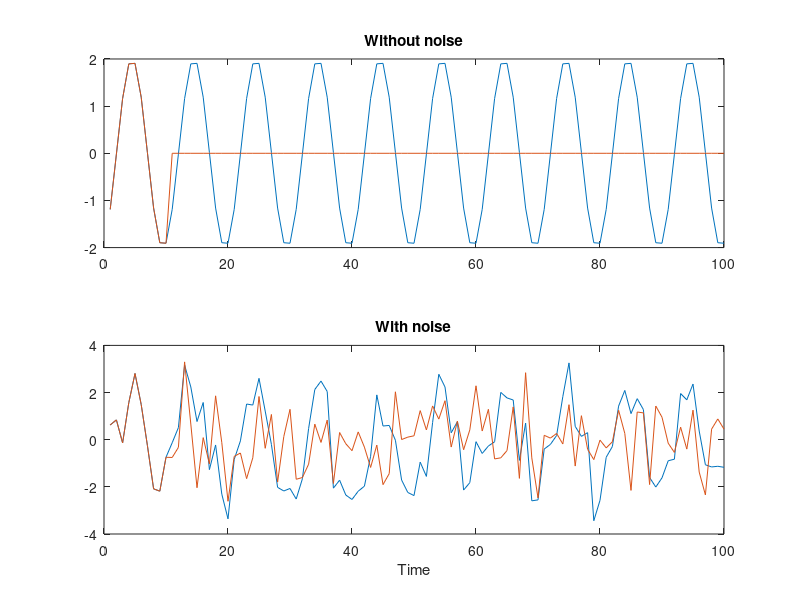

This figure's MATLAB source: (Note: this script raises an error after producing the figure.)
%
% Time series analysis
% Lund University
%
% Example code 5: why should one remove the initial samples when filtering?
%
% Reference: 
%   "An Introduction to Time Series Modeling", 4th ed, by Andreas Jakobsson
%   Studentlitteratur, 2021
%
clear;
close all;

% Simulate a sinusoidal processes.
N  = 100;
T  = 10;                                % The periodicity in the data.
w0 = 2*pi*1/T;
x  = 2 * sin( w0*(1:N)' + rand*2*pi );
w  = randn(N,1);
y  = x + w;

% Remove a periodicity of T.
AS = [1 zeros(1, T-1) -1];
z1 = filter(AS, 1, y);
z2 = filter(AS, 1, x);

% Plot the resulting filtered signals. Notice that if you would just plot
% the differentiated data with noise, it is not obvious that the initial T
% samples are corrupted.
subplot(211)
plot( [x z2] )
title('Without noise')
subplot(212)
plot( [y z1] )
title('With noise')
xlabel('Time')


%% Compute the residual using resid instead 
% Note that the initial samples are now just set to zero! 
eh = resid( iddata(y), idpoly( AS,[],1 ) );
figure
plot( [z1 eh.y] )
title('Differentiated data')
legend('Filter','Resid')
xlabel('Time')

